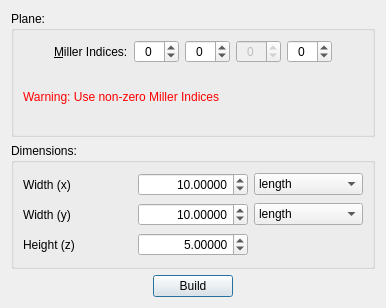
<?xml version="1.0" encoding="UTF-8"?>
<ui version="4.0">
 <class>Avogadro::QtPlugins::SlabDialog</class>
 <widget class="QDialog" name="Avogadro::QtPlugins::SlabDialog">
  <property name="geometry">
   <rect>
    <x>0</x>
    <y>0</y>
    <width>386</width>
    <height>308</height>
   </rect>
  </property>
  <property name="windowTitle">
   <string>Dialog</string>
  </property>
  <layout class="QVBoxLayout" name="verticalLayout_3">
   <item>
    <layout class="QVBoxLayout" name="verticalLayout">
     <item>
      <widget class="QGroupBox" name="groupBox">
       <property name="title">
        <string>Plane:</string>
       </property>
       <layout class="QVBoxLayout" name="verticalLayout_2">
        <item>
         <layout class="QHBoxLayout" name="horizontalLayout_2">
          <item>
           <spacer name="horizontalSpacer_5">
            <property name="orientation">
             <enum>Qt::Horizontal</enum>
            </property>
            <property name="sizeHint" stdset="0">
             <size>
              <width>40</width>
              <height>20</height>
             </size>
            </property>
           </spacer>
          </item>
          <item>
           <widget class="QLabel" name="label">
            <property name="sizePolicy">
             <sizepolicy hsizetype="Maximum" vsizetype="Preferred">
              <horstretch>0</horstretch>
              <verstretch>0</verstretch>
             </sizepolicy>
            </property>
            <property name="text">
             <string>&amp;Miller Indices:</string>
            </property>
            <property name="buddy">
             <cstring>spin_mi_l</cstring>
            </property>
           </widget>
          </item>
          <item>
           <widget class="QSpinBox" name="spin_mi_h">
            <property name="sizePolicy">
             <sizepolicy hsizetype="Fixed" vsizetype="Fixed">
              <horstretch>0</horstretch>
              <verstretch>0</verstretch>
             </sizepolicy>
            </property>
            <property name="maximumSize">
             <size>
              <width>45</width>
              <height>16777215</height>
             </size>
            </property>
            <property name="alignment">
             <set>Qt::AlignCenter</set>
            </property>
            <property name="minimum">
             <number>-99</number>
            </property>
           </widget>
          </item>
          <item>
           <widget class="QSpinBox" name="spin_mi_k">
            <property name="sizePolicy">
             <sizepolicy hsizetype="Fixed" vsizetype="Fixed">
              <horstretch>0</horstretch>
              <verstretch>0</verstretch>
             </sizepolicy>
            </property>
            <property name="maximumSize">
             <size>
              <width>45</width>
              <height>16777215</height>
             </size>
            </property>
            <property name="alignment">
             <set>Qt::AlignCenter</set>
            </property>
            <property name="minimum">
             <number>-99</number>
            </property>
           </widget>
          </item>
          <item>
           <widget class="QSpinBox" name="spin_mi_i">
            <property name="enabled">
             <bool>false</bool>
            </property>
            <property name="sizePolicy">
             <sizepolicy hsizetype="Fixed" vsizetype="Fixed">
              <horstretch>0</horstretch>
              <verstretch>0</verstretch>
             </sizepolicy>
            </property>
            <property name="minimumSize">
             <size>
              <width>0</width>
              <height>0</height>
             </size>
            </property>
            <property name="maximumSize">
             <size>
              <width>45</width>
              <height>16777215</height>
             </size>
            </property>
            <property name="layoutDirection">
             <enum>Qt::LeftToRight</enum>
            </property>
            <property name="alignment">
             <set>Qt::AlignCenter</set>
            </property>
            <property name="buttonSymbols">
             <enum>QAbstractSpinBox::UpDownArrows</enum>
            </property>
            <property name="minimum">
             <number>-99</number>
            </property>
            <property name="maximum">
             <number>99</number>
            </property>
           </widget>
          </item>
          <item>
           <widget class="QSpinBox" name="spin_mi_l">
            <property name="sizePolicy">
             <sizepolicy hsizetype="Fixed" vsizetype="Fixed">
              <horstretch>0</horstretch>
              <verstretch>0</verstretch>
             </sizepolicy>
            </property>
            <property name="minimumSize">
             <size>
              <width>0</width>
              <height>0</height>
             </size>
            </property>
            <property name="maximumSize">
             <size>
              <width>45</width>
              <height>16777215</height>
             </size>
            </property>
            <property name="layoutDirection">
             <enum>Qt::LeftToRight</enum>
            </property>
            <property name="alignment">
             <set>Qt::AlignCenter</set>
            </property>
            <property name="buttonSymbols">
             <enum>QAbstractSpinBox::UpDownArrows</enum>
            </property>
            <property name="minimum">
             <number>-99</number>
            </property>
            <property name="maximum">
             <number>99</number>
            </property>
           </widget>
          </item>
          <item>
           <spacer name="horizontalSpacer_2">
            <property name="orientation">
             <enum>Qt::Horizontal</enum>
            </property>
            <property name="sizeHint" stdset="0">
             <size>
              <width>40</width>
              <height>20</height>
             </size>
            </property>
           </spacer>
          </item>
         </layout>
        </item>
        <item>
         <widget class="QLabel" name="warningLabel">
          <property name="palette">
           <palette>
            <active>
             <colorrole role="WindowText">
              <brush brushstyle="SolidPattern">
               <color alpha="255">
                <red>255</red>
                <green>0</green>
                <blue>0</blue>
               </color>
              </brush>
             </colorrole>
            </active>
            <inactive>
             <colorrole role="WindowText">
              <brush brushstyle="SolidPattern">
               <color alpha="255">
                <red>255</red>
                <green>0</green>
                <blue>0</blue>
               </color>
              </brush>
             </colorrole>
            </inactive>
            <disabled>
             <colorrole role="WindowText">
              <brush brushstyle="SolidPattern">
               <color alpha="255">
                <red>69</red>
                <green>69</green>
                <blue>69</blue>
               </color>
              </brush>
             </colorrole>
            </disabled>
           </palette>
          </property>
          <property name="text">
           <string>Warning: Use non-zero Miller Indices</string>
          </property>
         </widget>
        </item>
       </layout>
      </widget>
     </item>
     <item>
      <widget class="QGroupBox" name="groupBox_2">
       <property name="title">
        <string>Dimensions:</string>
       </property>
       <layout class="QGridLayout" name="gridLayout">
        <item row="2" column="1">
         <widget class="QDoubleSpinBox" name="spin_slab_y">
          <property name="sizePolicy">
           <sizepolicy hsizetype="Preferred" vsizetype="Fixed">
            <horstretch>0</horstretch>
            <verstretch>0</verstretch>
           </sizepolicy>
          </property>
          <property name="alignment">
           <set>Qt::AlignRight|Qt::AlignTrailing|Qt::AlignVCenter</set>
          </property>
          <property name="decimals">
           <number>5</number>
          </property>
          <property name="minimum">
           <double>1.000000000000000</double>
          </property>
          <property name="maximum">
           <double>999.990000000000009</double>
          </property>
          <property name="singleStep">
           <double>1.000000000000000</double>
          </property>
          <property name="value">
           <double>10.000000000000000</double>
          </property>
         </widget>
        </item>
        <item row="3" column="0">
         <widget class="QLabel" name="label_2">
          <property name="text">
           <string>Height (z)</string>
          </property>
         </widget>
        </item>
        <item row="1" column="1">
         <widget class="QDoubleSpinBox" name="spin_slab_x">
          <property name="sizePolicy">
           <sizepolicy hsizetype="Preferred" vsizetype="Fixed">
            <horstretch>0</horstretch>
            <verstretch>0</verstretch>
           </sizepolicy>
          </property>
          <property name="alignment">
           <set>Qt::AlignRight|Qt::AlignTrailing|Qt::AlignVCenter</set>
          </property>
          <property name="decimals">
           <number>5</number>
          </property>
          <property name="minimum">
           <double>1.000000000000000</double>
          </property>
          <property name="maximum">
           <double>999.990000000000009</double>
          </property>
          <property name="value">
           <double>10.000000000000000</double>
          </property>
         </widget>
        </item>
        <item row="1" column="0">
         <widget class="QLabel" name="label_4">
          <property name="text">
           <string>Width (x)</string>
          </property>
         </widget>
        </item>
        <item row="3" column="1">
         <widget class="QDoubleSpinBox" name="spin_slab_z">
          <property name="sizePolicy">
           <sizepolicy hsizetype="Preferred" vsizetype="Fixed">
            <horstretch>0</horstretch>
            <verstretch>0</verstretch>
           </sizepolicy>
          </property>
          <property name="alignment">
           <set>Qt::AlignRight|Qt::AlignTrailing|Qt::AlignVCenter</set>
          </property>
          <property name="decimals">
           <number>5</number>
          </property>
          <property name="minimum">
           <double>0.100000000000000</double>
          </property>
          <property name="maximum">
           <double>999.990000000000009</double>
          </property>
          <property name="singleStep">
           <double>1.000000000000000</double>
          </property>
          <property name="value">
           <double>5.000000000000000</double>
          </property>
         </widget>
        </item>
        <item row="2" column="0">
         <widget class="QLabel" name="label_5">
          <property name="text">
           <string>Width (y)</string>
          </property>
         </widget>
        </item>
        <item row="1" column="2">
         <widget class="QComboBox" name="xWidthUnits">
          <item>
           <property name="text">
            <string>length</string>
           </property>
          </item>
          <item>
           <property name="text">
            <string>cell repeats</string>
           </property>
          </item>
         </widget>
        </item>
        <item row="2" column="2">
         <widget class="QComboBox" name="yWidthUnits">
          <item>
           <property name="text">
            <string>length</string>
           </property>
          </item>
          <item>
           <property name="text">
            <string>cell repeats</string>
           </property>
          </item>
         </widget>
        </item>
       </layout>
      </widget>
     </item>
    </layout>
   </item>
   <item>
    <layout class="QHBoxLayout" name="horizontalLayout">
     <item>
      <spacer name="horizontalSpacer_3">
       <property name="orientation">
        <enum>Qt::Horizontal</enum>
       </property>
       <property name="sizeHint" stdset="0">
        <size>
         <width>40</width>
         <height>20</height>
        </size>
       </property>
      </spacer>
     </item>
     <item>
      <widget class="QPushButton" name="buildButton">
       <property name="text">
        <string>Build</string>
       </property>
      </widget>
     </item>
     <item>
      <spacer name="horizontalSpacer_4">
       <property name="orientation">
        <enum>Qt::Horizontal</enum>
       </property>
       <property name="sizeHint" stdset="0">
        <size>
         <width>40</width>
         <height>20</height>
        </size>
       </property>
      </spacer>
     </item>
    </layout>
   </item>
  </layout>
 </widget>
 <resources/>
 <connections/>
</ui>
